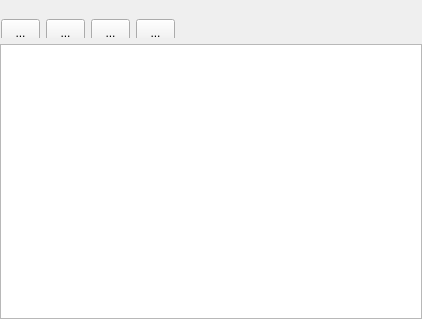
<?xml version="1.0" encoding="UTF-8"?>
<ui version="4.0">
 <class>Form</class>
 <widget class="QWidget" name="Form">
  <property name="geometry">
   <rect>
    <x>0</x>
    <y>0</y>
    <width>422</width>
    <height>319</height>
   </rect>
  </property>
  <property name="windowTitle">
   <string>日志窗口</string>
  </property>
  <property name="windowIcon">
   <iconset resource="../PyDatcomLab.qrc">
    <normaloff>:/mainwindow/images/mainwindow/logger.png</normaloff>:/mainwindow/images/mainwindow/logger.png</iconset>
  </property>
  <layout class="QVBoxLayout" name="verticalLayout">
   <property name="leftMargin">
    <number>0</number>
   </property>
   <property name="topMargin">
    <number>0</number>
   </property>
   <property name="rightMargin">
    <number>0</number>
   </property>
   <property name="bottomMargin">
    <number>0</number>
   </property>
   <item>
    <widget class="QDockWidget" name="dockWidget">
     <property name="sizePolicy">
      <sizepolicy hsizetype="Expanding" vsizetype="Fixed">
       <horstretch>0</horstretch>
       <verstretch>0</verstretch>
      </sizepolicy>
     </property>
     <property name="minimumSize">
      <size>
       <width>174</width>
       <height>38</height>
      </size>
     </property>
     <property name="features">
      <set>QDockWidget::NoDockWidgetFeatures</set>
     </property>
     <property name="allowedAreas">
      <set>Qt::AllDockWidgetAreas</set>
     </property>
     <widget class="QWidget" name="dockWidgetContents">
      <property name="sizePolicy">
       <sizepolicy hsizetype="Expanding" vsizetype="Expanding">
        <horstretch>0</horstretch>
        <verstretch>0</verstretch>
       </sizepolicy>
      </property>
      <widget class="QWidget" name="layoutWidget">
       <property name="geometry">
        <rect>
         <x>1</x>
         <y>0</y>
         <width>352</width>
         <height>27</height>
        </rect>
       </property>
       <layout class="QHBoxLayout" name="horizontalLayout">
        <item>
         <widget class="QToolButton" name="toolButton_Clear">
          <property name="sizePolicy">
           <sizepolicy hsizetype="Expanding" vsizetype="Expanding">
            <horstretch>0</horstretch>
            <verstretch>0</verstretch>
           </sizepolicy>
          </property>
          <property name="minimumSize">
           <size>
            <width>25</width>
            <height>25</height>
           </size>
          </property>
          <property name="text">
           <string>...</string>
          </property>
          <property name="icon">
           <iconset resource="../PyDatcomLab.qrc">
            <normaloff>:/mainwindow/images/mainwindow/clear.png</normaloff>:/mainwindow/images/mainwindow/clear.png</iconset>
          </property>
         </widget>
        </item>
        <item>
         <widget class="QToolButton" name="toolButton_Error">
          <property name="sizePolicy">
           <sizepolicy hsizetype="Expanding" vsizetype="Expanding">
            <horstretch>0</horstretch>
            <verstretch>0</verstretch>
           </sizepolicy>
          </property>
          <property name="minimumSize">
           <size>
            <width>25</width>
            <height>25</height>
           </size>
          </property>
          <property name="text">
           <string>...</string>
          </property>
          <property name="icon">
           <iconset resource="../PyDatcomLab.qrc">
            <normaloff>:/mainwindow/images/mainwindow/error.png</normaloff>:/mainwindow/images/mainwindow/error.png</iconset>
          </property>
         </widget>
        </item>
        <item>
         <widget class="QToolButton" name="toolButton_Debug">
          <property name="sizePolicy">
           <sizepolicy hsizetype="Expanding" vsizetype="Expanding">
            <horstretch>0</horstretch>
            <verstretch>0</verstretch>
           </sizepolicy>
          </property>
          <property name="minimumSize">
           <size>
            <width>25</width>
            <height>25</height>
           </size>
          </property>
          <property name="text">
           <string>...</string>
          </property>
          <property name="icon">
           <iconset resource="../PyDatcomLab.qrc">
            <normaloff>:/mainwindow/images/mainwindow/warning.png</normaloff>:/mainwindow/images/mainwindow/warning.png</iconset>
          </property>
         </widget>
        </item>
        <item>
         <widget class="QToolButton" name="toolButton_Info">
          <property name="sizePolicy">
           <sizepolicy hsizetype="Expanding" vsizetype="Expanding">
            <horstretch>0</horstretch>
            <verstretch>0</verstretch>
           </sizepolicy>
          </property>
          <property name="minimumSize">
           <size>
            <width>25</width>
            <height>25</height>
           </size>
          </property>
          <property name="text">
           <string>...</string>
          </property>
          <property name="icon">
           <iconset resource="../PyDatcomLab.qrc">
            <normaloff>:/mainwindow/images/mainwindow/info.png</normaloff>:/mainwindow/images/mainwindow/info.png</iconset>
          </property>
         </widget>
        </item>
        <item>
         <spacer name="horizontalSpacer">
          <property name="orientation">
           <enum>Qt::Horizontal</enum>
          </property>
          <property name="sizeHint" stdset="0">
           <size>
            <width>178</width>
            <height>20</height>
           </size>
          </property>
         </spacer>
        </item>
       </layout>
      </widget>
     </widget>
    </widget>
   </item>
   <item>
    <widget class="QPlainTextEdit" name="plainTextEdit_log"/>
   </item>
  </layout>
  <action name="actionClearLog">
   <property name="icon">
    <iconset>
     <normaloff>:/icos/cBreak.png</normaloff>:/icos/cBreak.png</iconset>
   </property>
   <property name="text">
    <string>ClearLog</string>
   </property>
   <property name="toolTip">
    <string>清理日志</string>
   </property>
  </action>
  <action name="actionDebugLevel">
   <property name="icon">
    <iconset>
     <normaloff>:/icos/debug48.png</normaloff>:/icos/debug48.png</iconset>
   </property>
   <property name="text">
    <string>DebugLevel</string>
   </property>
   <property name="toolTip">
    <string>设置为DebugLevel</string>
   </property>
  </action>
  <action name="actionInfoLevel">
   <property name="icon">
    <iconset>
     <normaloff>:/icos/preferences-calltips.png</normaloff>:/icos/preferences-calltips.png</iconset>
   </property>
   <property name="text">
    <string>InfoLevel</string>
   </property>
   <property name="toolTip">
    <string>设置为Info等级</string>
   </property>
  </action>
  <action name="actionErrorLevel">
   <property name="icon">
    <iconset>
     <normaloff>:/icos/exceptions.png</normaloff>:/icos/exceptions.png</iconset>
   </property>
   <property name="text">
    <string>ErrorLevel</string>
   </property>
   <property name="toolTip">
    <string>设置为错误级别</string>
   </property>
  </action>
 </widget>
 <resources>
  <include location="../PyDatcomLab.qrc"/>
 </resources>
 <connections/>
</ui>
